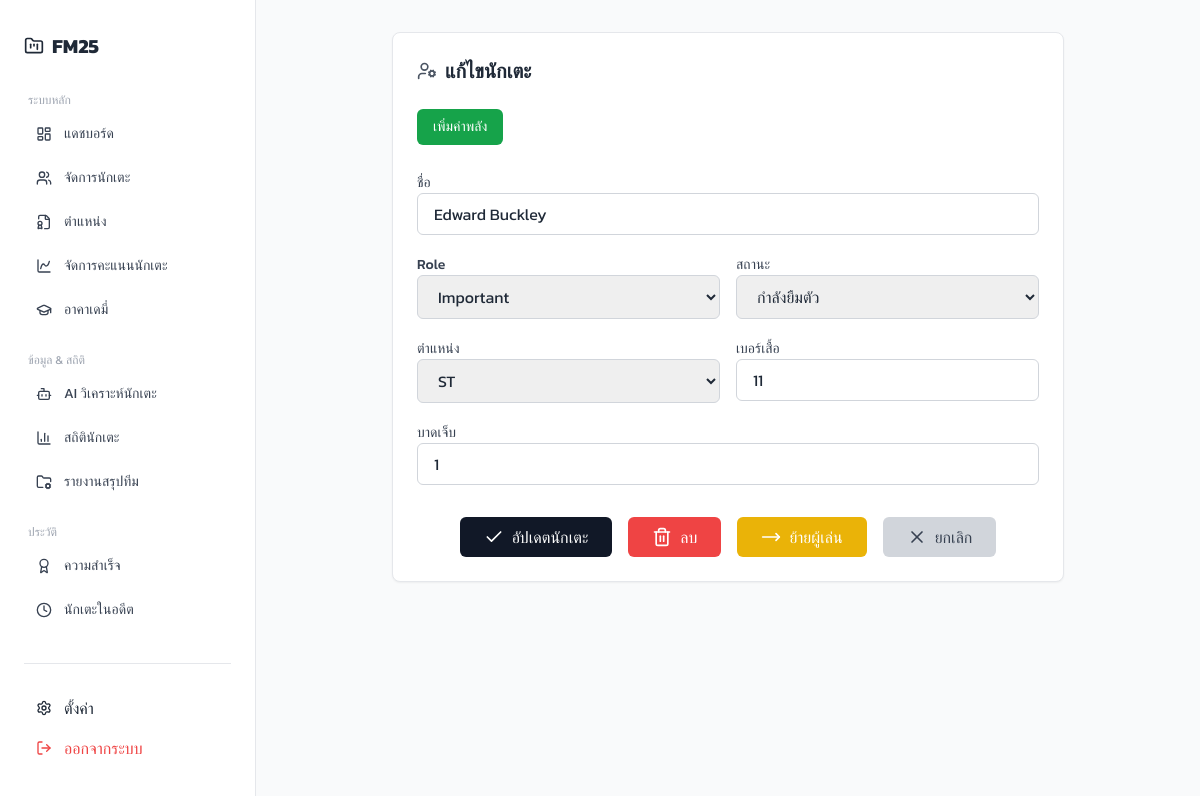
The app's page /pages/edit_player.php?id=2 (signed in) with its own data.
### tables this page shows
CREATE TABLE `players` (
  `player_id` int(11) NOT NULL,
  `user_id` int(11) NOT NULL,
  `name` varchar(100) NOT NULL,
  `role` enum('crucial','important','rotation','sporadic','prospect') DEFAULT NULL,
  `position` enum('st','cf','lw','rw','lm','rm','cam','cm','cdm','cb','lb','rb','gk') DEFAULT NULL,
  `jersey_number` int(11) DEFAULT NULL,
  `status` enum('no','sell','for_loan','on_loan','in_loan') DEFAULT 'no',
  `injured` int(11) NOT NULL DEFAULT 0,
  `injured_count` int(11) DEFAULT 0,
  `performance_score` int(11) NOT NULL DEFAULT 0,
  `score_change` enum('increase','decrease','neutral') DEFAULT 'neutral',
  `change_count` int(11) DEFAULT 0
);

### pages/edit_player.php (the view, shortened to what this page needs)
<?php
include "../includes/db_config.php";
if (isset($_GET['id'])) {
    $player_id = $_GET['id'];
    if ($conn instanceof PDO) {
        $query = "SELECT * FROM Players WHERE player_id = ?";
        $stmt = $conn->prepare($query);
        $stmt->execute([$player_id]);
        $player = $stmt->fetch(PDO::FETCH_ASSOC);
    } else {
        $query = "SELECT * FROM Players WHERE player_id = $player_id";
        $result = mysqli_query($conn, $query);
        $player = mysqli_fetch_assoc($result);
    }
} else {
    echo "<script>alert('ไม่พบข้อมูลนักเตะ'); window.location.href='manage_players.php';</script>";
    exit;
}
?>
<!DOCTYPE html>
<html lang="th">
<head>
    <script src="https://cdn.tailwindcss.com"></script>
</head>
<body class="bg-gray-50 text-gray-800">
    <div class="flex h-screen overflow-hidden">
        <?php include '../includes/navbar.php'; ?>
        <main class="flex-1 overflow-y-auto px-10 py-8">
            <div class="max-w-2xl mx-auto bg-white p-6 rounded-lg shadow-sm border border-gray-200">
                <h1 class="text-xl font-semibold flex items-center gap-2 mb-6">
                    <i data-lucide="user-cog" class="w-5 h-5 text-gray-600"></i>
                    แก้ไขนักเตะ
                </h1>
                <a href="#" class="inline-block mb-6">
                    <button class="bg-green-600 text-white px-4 py-2 rounded-md hover:bg-green-700 transition text-sm font-medium">
                        เพิ่มค่าพลัง
                    </button>
                </a>
                <form action="edit_player.php?id=<?php echo $player['player_id']; ?>" method="POST" enctype="multipart/form-data" class="space-y-4">
                    <div>
                        <label for="name" class="text-sm font-medium text-gray-700">ชื่อ</label>
                        <input type="text" id="name" name="name" value="<?php echo htmlspecialchars($player['name']); ?>" required
                            class="w-full px-4 py-2 border border-gray-300 rounded-md focus:ring-2 focus:ring-gray-900">
                    </div>
                    <div class="grid grid-cols-2 gap-4">
                        <div>
                            <label for="role" class="text-sm font-medium text-gray-700">Role</label>
                            <select id="role" name="role" class="w-full px-4 py-2 border border-gray-300 rounded-md focus:ring-2 focus:ring-gray-900">
                                <option value="important" <?= $player['role'] === 'important' ? 'selected' : ''; ?>>Important</option>
                            </select>
                        </div>
                        <div>
                            <label for="status" class="text-sm font-medium text-gray-700">สถานะ</label>
                            <select id="status" name="status" class="w-full px-4 py-2 border border-gray-300 rounded-md focus:ring-2 focus:ring-gray-900">
                                <option value="in_loan" <?= $player['status'] === 'in_loan' ? 'selected' : ''; ?>>กำลังยืมตัว</option>
                            </select>
                        </div>
                    </div>
                    <div class="grid grid-cols-2 gap-4">
                        <div>
                            <label for="position" class="text-sm font-medium text-gray-700">ตำแหน่ง</label>
                            <select id="position" name="position" class="w-full px-4 py-2 border border-gray-300 rounded-md focus:ring-2 focus:ring-gray-900">
                                <?php
                                $positions = ['st', 'cf', 'lw', 'rw', 'lm', 'rm', 'cam', 'cm', 'cdm', 'rb', 'lb', 'cb', 'gk'];
                                foreach ($positions as $pos) {
                                    echo "<option value='$pos'" . ($player['position'] === $pos ? ' selected' : '') . ">" . strtoupper($pos) . "</option>";
                                }
                                ?>
                            </select>
                        </div>
                        <div>
                            <label for="jersey_number" class="text-sm font-medium text-gray-700">เบอร์เสื้อ</label>
                            <input type="number" id="jersey_number" name="jersey_number" value="<?= htmlspecialchars($player['jersey_number']); ?>"
                                class="w-full px-4 py-2 border border-gray-300 rounded-md focus:ring-2 focus:ring-gray-900">
                        </div>
                    </div>
                    <div>
                        <label for="injured" class="text-sm font-medium text-gray-700">บาดเจ็บ</label>
                        <input type="text" id="injured" name="injured" value="<?= htmlspecialchars($player['injured']); ?>" required
                            class="w-full px-4 py-2 border border-gray-300 rounded-md focus:ring-2 focus:ring-gray-900">
                    </div>
                    <div class="flex flex-wrap justify-center gap-4 pt-4">
                        <button type="submit"
                            class="flex items-center gap-2 bg-gray-900 text-white px-6 py-2 rounded-md hover:bg-gray-700 transition font-medium">
                            <i data-lucide="check" class="w-5 h-5"></i> อัปเดตนักเตะ
                        </button>
                        <button type="submit" name="delete"
                            class="flex items-center gap-2 bg-red-500 text-white px-6 py-2 rounded-md hover:bg-red-600 transition font-medium">
                            <i data-lucide="trash" class="w-5 h-5"></i> ลบ
                        </button>
                        <button type="submit" name="move"
                            class="flex items-center gap-2 bg-yellow-500 text-white px-6 py-2 rounded-md hover:bg-yellow-600 transition font-medium">
                            <i data-lucide="move-right" class="w-5 h-5"></i> ย้ายผู้เล่น
                        </button>
                        <a href="manage_players.php"
                            class="flex items-center gap-2 bg-gray-300 text-gray-700 px-6 py-2 rounded-md hover:bg-gray-400 transition font-medium">
                            <i data-lucide="x" class="w-5 h-5"></i> ยกเลิก
                        </a>
                    </div>
                </form>
            </div>
        </main>
    </div>
</body>
</html>

### pages/edit_player.php (style rules this page uses)
body { font-family: 'Kanit', sans-serif; }

### records on screen
players: name "Edward Buckley", role "Important", status "กำลังยืมตัว", position "ST", jersey_number "11", injured "1"
